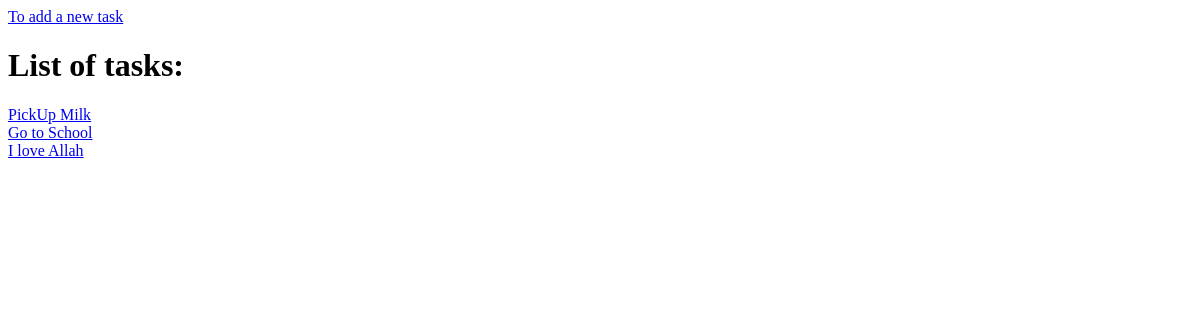
The app's page /, older data.
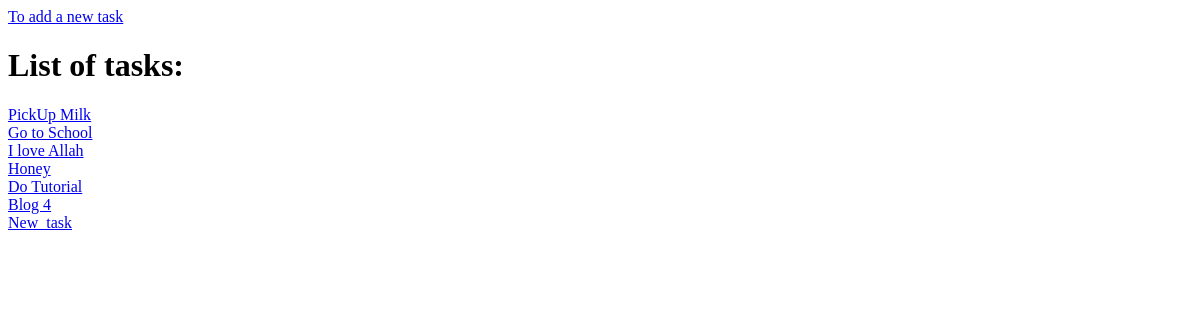
The same page, newer data.
### tasks/models.py (models this page shows)
class Task(models.Model):
    title = models.CharField(max_length=300)
    complete = models.BooleanField(default=False)
    date_created = models.DateTimeField(auto_now_add=True)
    def __str__(self):
        return self.title

### tasks/views.py (the view)
# urls.py: path('', TaskListView.as_view(), name="task-list"),
class TaskListView(generic.ListView):
    model = Task
    template_name = "tasks/task_list.html"
    context_object_name = "tasks"
    def get_queryset(self):
        return super().get_queryset()

### tasks/templates/tasks/task_list.html
<a href="{% url 'tasks:task-create'%}">To add a new task</a>
<h1>List of tasks:</h1>
{% for task in tasks %}
<div>
    <a class="hover:text-blue-500" href="{% url 'tasks:task-update' task.pk %}">
        {% if task.complete %}
        <strike>{{task}}</strike>
        {% else %}
        <span>{{task}}</span>
        {% endif %}
    </a>
</div>
{% endfor %}

Row changes from the older to the newer data that the page shows:
added Task: title "Honey"
added Task: title "Do Tutorial"
added Task: title "Blog 4"
added Task: title "New_task"
